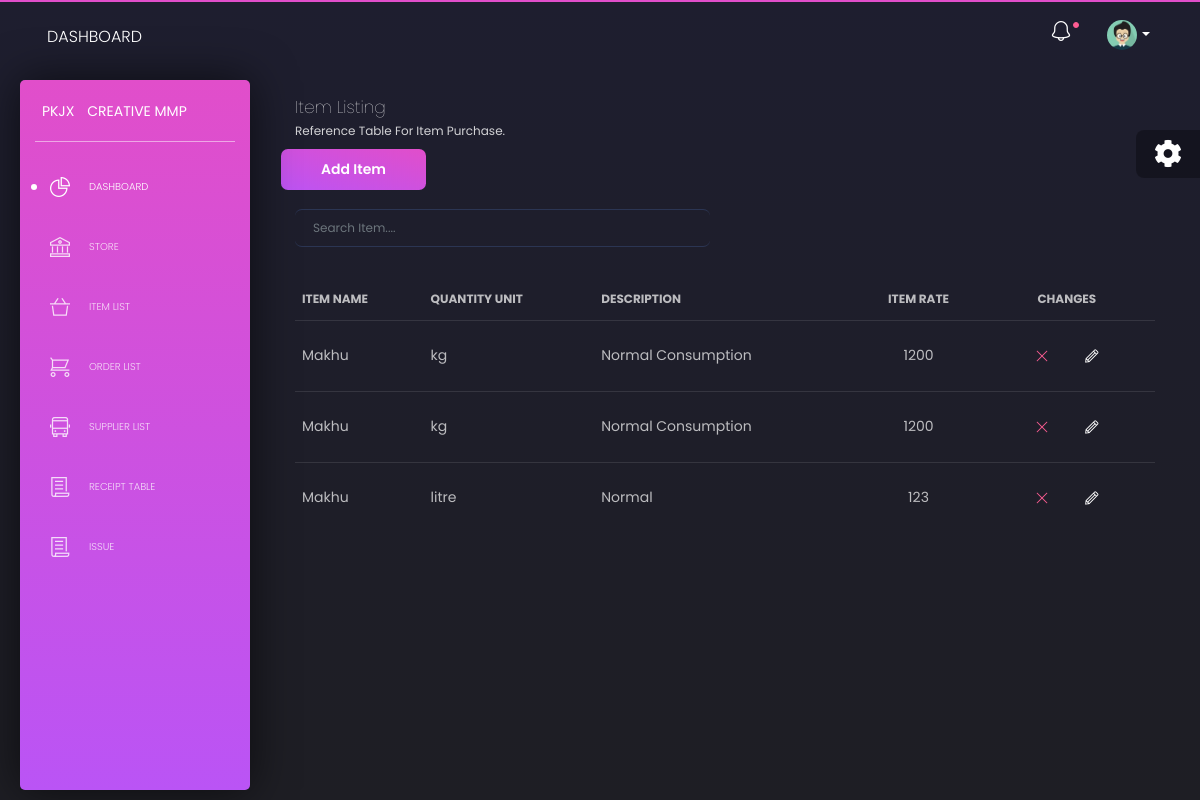
The page /item_list.php?item_search=Makhu on the database as committed earlier.
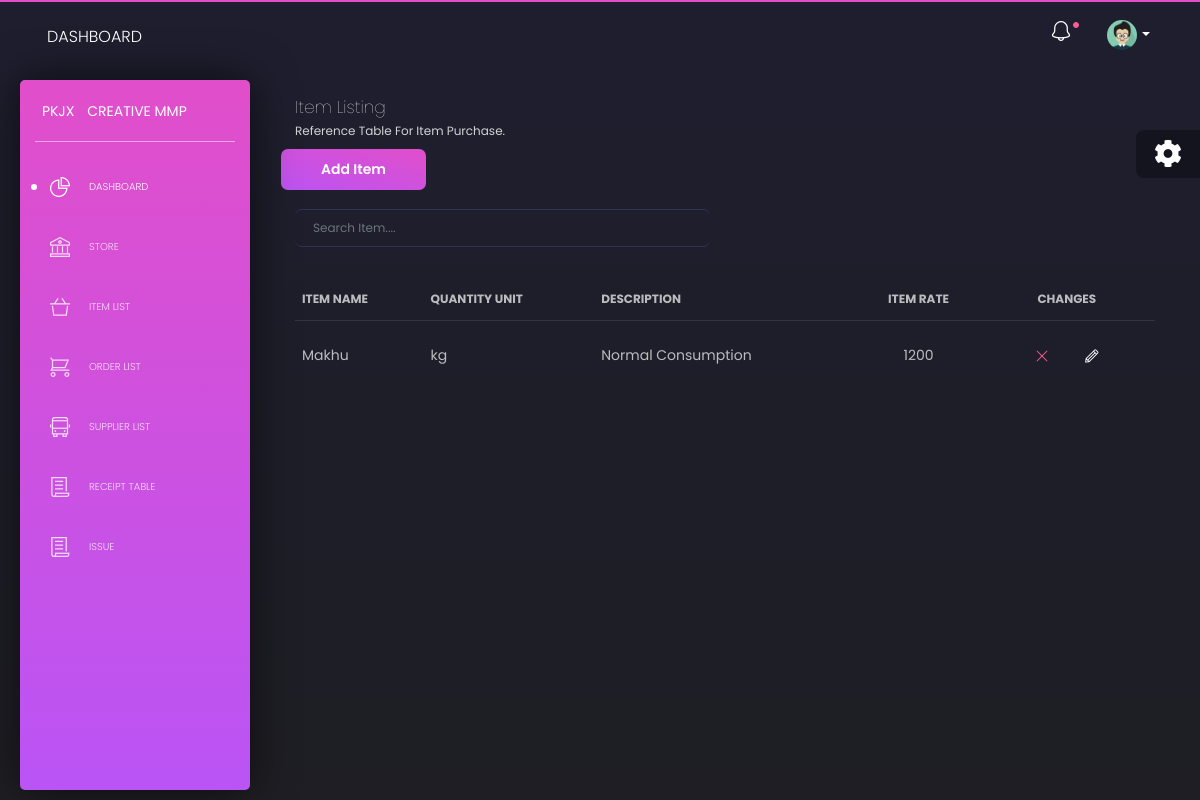
The same page on the database as committed later.
### tables this page shows
CREATE TABLE `item_table` (
  `id` int(11) NOT NULL,
  `item_name` varchar(255) NOT NULL,
  `item_type` varchar(255) DEFAULT NULL,
  `quantity_unit` varchar(40) NOT NULL,
  `description` text NOT NULL,
  `item_rate` int(11) NOT NULL
);

### app/database/db.php (called while the page is built, shortened)
<?php
require('connect.php');
function executeQuery($sql, $data){
    global $conn;
    $stmt = $conn->prepare($sql);
    $values = array_values($data);
    $types = str_repeat('s', count($values));
    $stmt->bind_param($types, ...$values);
    $stmt->execute();
    return $stmt;
}
function selectAll($table, $conditions = []){
    global $conn;
    $sql = "SELECT * FROM $table";
    if (empty($conditions)){
        $stmt = $conn->prepare($sql);
        $stmt->execute();
        $records = $stmt->get_result()->fetch_all(MYSQLI_ASSOC);
        return $records;
    }
}
function searchItem($term){
    $match = '%' . $term . '%';
    $sql = "SELECT *
            FROM item_table WHERE item_name LIKE ?
            ";
    $stmt = executeQuery($sql, ['item_name' => $match]);
    $records = $stmt->get_result()->fetch_all(MYSQLI_ASSOC);
    return $records;
}

### app/controllers/item_list.php (called while the page is built, shortened)
<?php
include($ROOTPATH.'/app/database/db.php');
$table = 'item_table';
$item = selectAll($table);

### item_list.php (the view, shortened to what this page needs)
<?php
include('path.php');
include($ROOTPATH . '/app/controllers/item_list.php');
if (isset($_GET['item_search'])){
  $item = searchItem($_GET['item_search']);
} else{
  $item = selectAll('item_table');
}
 ?>
<!DOCTYPE html>
<html lang="en">
<head>
  <?php require('lender/head.php') ?>
</head>
<body class="">
  <div class="wrapper">
  <?php require('lender/sidebar.php') ?>
    <div class="main-panel">
    <?php require('lender/nav.php') ?>
      <div class="content">
        <div class="row">
          <div class="col-md-12">
            <div class="card  card-plain">
              <div class="card-header">
                <h4 class="card-title"> Item Listing</h4>
                <p class="category"> Reference Table for item purchase.</p>
                <div class="row">
                <a href="add_item.php" class="btn btn-primary">Add Item</a>
                </div>
              </div>
              <div class="card-header col-lg-6">
              <form action="item_list.php" method="GET">
              <div class="input-group mb-3">
                <input type="text" class="form-control " placeholder="Search Item...."  name="item_search">
              </div>
                </form>
              </div>
              <div class="card-body">
                <div class="table-responsive">
                  <table class="table tablesorter " id="">
                    <thead class=" text-primary">
                      <tr>
                        <th>
                          Item Name
                        </th>
                        <th>
                          Quantity Unit
                        </th>
                        <th>
                          Description
                        </th>
                        <th class="text-center">
                          Item Rate
                        </th>
                        <th class="text-center">
                          Changes
                        </th>
                      </tr>
                    </thead>
                    <tbody>
                    <?php foreach ($item as $iti): ?>
                      <tr>
                        <td>
                          <?php echo $iti['item_name'] ?>
                        </td>
                        <td>
                        <?php echo $iti['quantity_unit'] ?>
                        </td>
                        <td>
                        <?php echo $iti['description'] ?>
                        </td>
                        <td class="text-center">
                        <?php echo $iti['item_rate'] ?>
                        </td>
                        <td class="text-center">
                          <a href="item_list.php?del_id=<?php echo $iti['id'] ?>" class="p-3 text-danger tim-icons icon-simple-remove"></a>
                          <a href="" class="p-3 text-white tim-icons icon-pencil"></a>
                        </td>
                      </tr>
                    <?php endforeach; ?>
                    </tbody>
                  </table>
                </div>
              </div>
            </div>
          </div>
        </div>
      </div>
  <div class="fixed-plugin">
    <div class="dropdown show-dropdown">
      <a href="#" data-toggle="dropdown">
        <i class="fa fa-cog fa-2x"> </i>
      </a>
    </div>
  </div>
</body>
</html>

Rows that differ between the two databases and show on the page:
removed item_table: item_name "Makhu", quantity_unit "kg", description "Normal Consumption", item_rate "1200"
removed item_table: item_name "Makhu", quantity_unit "litre", description "Normal", item_rate "123"
